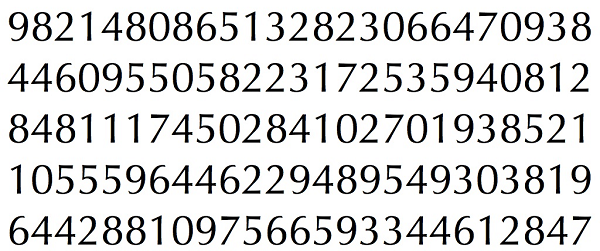
//> input picture aula7/digits.png, 600 x 251 px
$ ./train   (built with g++ and OpenCV 4)
//> lines starting //> are read from the running program, lines starting //| are printed output that depends on the picture; after the words box and inside, x2 and y2 are one past the last pixel; in counts of white or black regions, pixels touching at a corner belong together

#include "cekeikon.h"
using namespace cv;
int main(){
    //Process image to extract contour
    Mat thr,gray,con;
    Mat src=imread("digits.png",1);
//> src is the input picture: 251 rows x 600 cols, CV_8UC3; mean B, G, R 217.5, 217.7, 217.6
    cvtColor(src,gray,CV_BGR2GRAY);
    threshold(gray,thr,200,255,THRESH_BINARY_INV); //Threshold to find contour
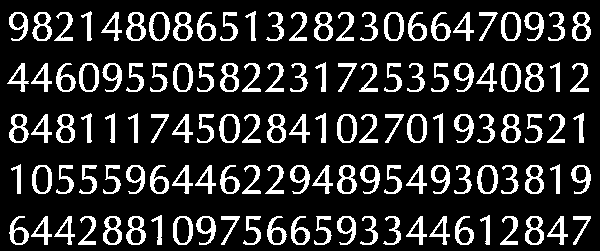
//> thr: 251 rows x 600 cols, CV_8UC1; 17.1% white; 125 white regions
    thr.copyTo(con);

    // Create sample and label data
    vector< vector <Point> > contours; // Vector for storing contour
    vector< Vec4i > hierarchy;
    Mat sample;
    Mat response_array;
    findContours( con, contours, hierarchy,CV_RETR_CCOMP, CV_CHAIN_APPROX_SIMPLE ); //Find contour
//> contours = 214 contours, 6 with area under 20; largest, box (x1, y1, x2, y2) and area: (477, 165, 498, 194) 471, (219, 114, 240, 143) 468, (149, 12, 170, 41) 468, (501, 12, 521, 41) 465, (501, 63, 521, 92) 464

    for( int i = 0; i< contours.size(); i=hierarchy[i][0] ) // iterate through first hierarchy level contours
    {
        Rect r= boundingRect(contours[i]); //Find bounding rect for each contour
        rectangle(src,Point(r.x,r.y), Point(r.x+r.width,r.y+r.height), Scalar(0,0,255),2,8,0);
        Mat ROI = thr(r); //Crop the image
        Mat tmp1, tmp2;
        resize(ROI,tmp1, Size(10,10), 0,0,INTER_LINEAR ); //resize to 10X10
        tmp1.convertTo(tmp2,CV_32FC1); //convert to float
        sample.push_back(tmp2.reshape(1,1)); // Store  sample data
        imshow("src",src);
        int c=waitKey(0); // Read corresponding label for contour from keyoard
        c-=0x30;     // Convert ascii to intiger value
        response_array.push_back(c); // Store label to a mat
        rectangle(src,Point(r.x,r.y), Point(r.x+r.width,r.y+r.height), Scalar(0,255,0),2,8,0);
    }
//> this loop made 125 passes; the space key is pressed
//> r on passes 1 to 12: Rect(573, 216, 18, 29), Rect(547, 216, 21, 29), Rect(525, 216, 19, 29), Rect(500, 216, 18, 29), Rect(455, 216, 19, 29), Rect(429, 216, 21, 29), Rect(406, 216, 21, 29), Rect(383, 216, 18, 29), Rect(360, 216, 18, 29), Rect(337, 216, 19, 29), Rect(314, 216, 18, 29), Rect(291, 216, 19, 29)
//> pass 1, `imshow("src",src);`:
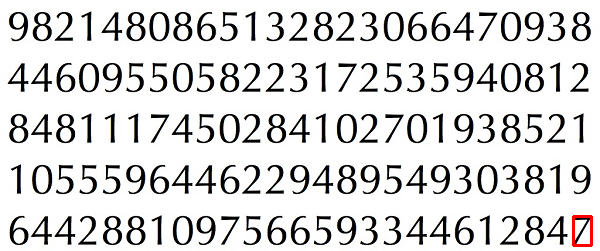
//> window 'src': 251 rows x 600 cols, CV_8UC3; mean B, G, R 217.1, 217.3, 217.7
//> pass 2, `Mat ROI = thr(r);`:
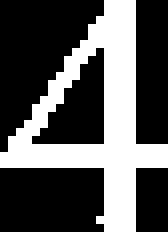
//> ROI: 29 rows x 21 cols, CV_8UC1 (shown 8 times larger); 34.2% white; 1 white region, box (x1, y1, x2, y2) and area: (0, 0, 21, 29) 208
//> pass 2, `imshow("src",src);`:
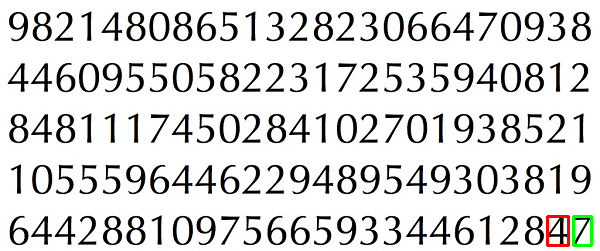
//> window 'src': 251 rows x 600 cols, CV_8UC3; mean B, G, R 216.7, 217.3, 217.3
//> after the loop:
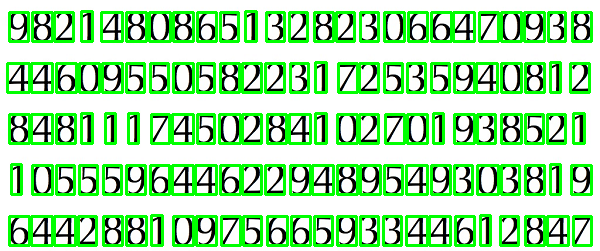
//> src: 251 rows x 600 cols, CV_8UC3; mean B, G, R 166.6, 225.4, 166.7
//> after the loop:
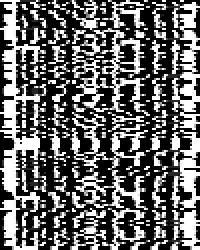
//> sample: 125 rows x 100 cols, CV_32FC1 (shown 2 times larger); min 0, max 255, mean 101.7
//> after the loop, response_array = 125 values from -16 to -16

    // Store the data to file
    Mat response,tmp;
    tmp=response_array.reshape(1,1); //make continuous
//> tmp = 125 values from -16 to -16
    tmp.convertTo(response,CV_32FC1); // Convert  to float
//> response = 125 values from -16 to -16

    FileStorage Data("TrainingData.yml",FileStorage::WRITE); // Store the sample data in a file
    Data << "data" << sample;
    Data.release();

    FileStorage Label("LabelData.yml",FileStorage::WRITE); // Store the label data in a file
    Label << "label" << response;
    Label.release();
    cout<<"Training and Label data created successfully....!! "<<endl;

    imshow("src",src);
    waitKey();
}
